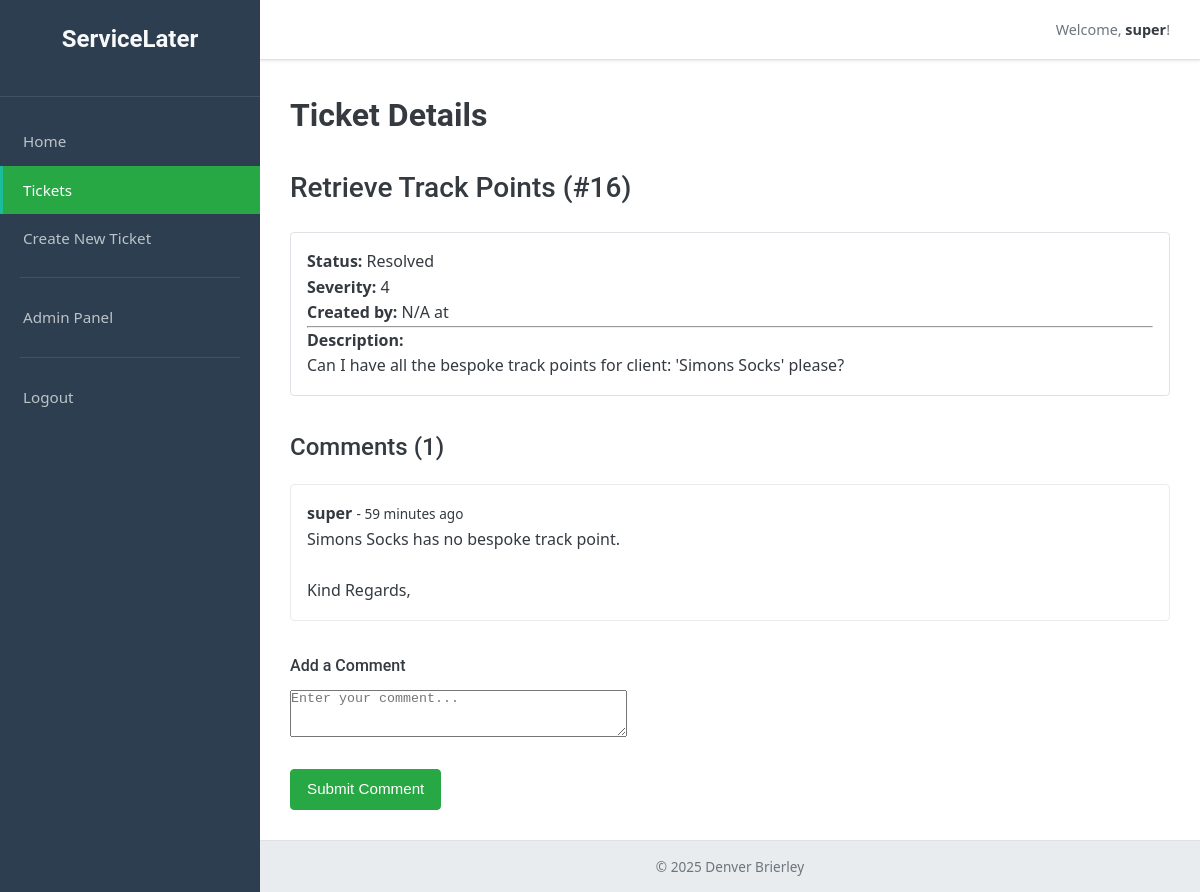
Page /tickets/16/ (signed in) on the committed database.
### tickets/models.py (models this page shows, shortened)
class Tickets(models.Model):
    ticket_id = models.AutoField(primary_key=True)
    title = models.CharField(max_length=100)
    description = models.TextField()
    severity = models.IntegerField()
    status = models.CharField(max_length=50)

class Comment(models.Model):
    comment_id = models.AutoField(primary_key=True)
    ticket = models.ForeignKey(Tickets, on_delete=models.CASCADE, related_name='comments')
    user = models.ForeignKey(User, on_delete=models.SET_NULL, null=True, related_name='comments')
    text = models.TextField()
    created_at = models.DateTimeField(default=timezone.now)
    class Meta:
        ordering = ['created_at']

### tickets/views.py (the view)
# urls.py: path('tickets/<int:ticket_id>/', views.ticket_detail_view, name='ticket_detail'),
@login_required
def ticket_detail_view(request, ticket_id):
    ticket = get_object_or_404(Tickets, ticket_id=ticket_id)
    comments = ticket.comments.all()
    if request.method == 'POST':
        comment_form = CommentForm(request.POST)
        if comment_form.is_valid():
            new_comment = comment_form.save(commit=False)
            new_comment.ticket = ticket
            new_comment.user = request.user
            new_comment.save()
            messages.success(request, 'Your comment has been added successfully.')
            return redirect('ticket_detail', ticket_id=ticket.ticket_id)
        else:
            logger.warning(f"Invalid comment form by '{request.user.username}' on ticket id={ticket_id}.")
            messages.error(request, 'There was an error submitting your comment.')
    else:
        comment_form = CommentForm()
    context = {
        'ticket': ticket,
        'comments': comments,
        'comment_form': comment_form,
    }
    return render(request, 'tickets/ticket_detail.html', context)

### tickets/forms.py
class CommentForm(forms.ModelForm):
    text = forms.CharField(
        widget=forms.Textarea(attrs={'rows': 3, 'placeholder': 'Enter your comment...'}),
        label=""
    )
    class Meta:
        model = Comment
        fields = ['text']

### tickets/templates/tickets/ticket_detail.html (shortened to what this page needs)
{% extends "tickets/base.html" %}
{% block page_title %}Ticket Details{% endblock %}
{% block content %}
    <h2>{{ ticket.title }} <span class="text-muted">(#{{ ticket.ticket_id }})</span></h2>
    <div style="margin-bottom: 2rem; padding: 1rem; border: 1px solid var(--color-border); border-radius: var(--border-radius);">
        <p><strong>Status:</strong> {{ ticket.status }}</p>
        <p><strong>Severity:</strong> {{ ticket.severity }}</p>
        <p><strong>Created by:</strong> {{ ticket.created_by.username|default:"N/A" }} at {{ ticket.created_at|date:"d M Y, H:i" }}</p>
        <hr>
        <p><strong>Description:</strong></p>
        <p>{{ ticket.description|linebreaks }}</p>
    </div>
    <h3>Comments ({{ comments.count }})</h3>
    <div class="comments-section" style="margin-bottom: 2rem;">
        {% for comment in comments %}
            <div class="comment-item" style="border: 1px solid #e9ecef; border-radius: var(--border-radius); padding: 1rem; margin-bottom: 1rem;">
                <p>
                    <strong>{{ comment.user.username|default:"Anonymous" }}</strong>
                    <span class="text-muted" style="font-size: 0.85em;"> - {{ comment.created_at|timesince }} ago</span>
                </p>
                <div class="comment-text">
                    {{ comment.text|linebreaksbr }}
                </div>
            </div>
        {% empty %}
            <p>No comments on this ticket yet.</p>
        {% endfor %}
    </div>
    <div class="add-comment-form">
        <h4>Add a Comment</h4>
        <form method="post">
            <div class="form-group">
                {{ comment_form.text }}
            </div>
            <button type="submit" class="btn btn-primary">Submit Comment</button>
        </form>
    </div>
{% endblock %}

### tickets/templates/tickets/base.html (shortened to what this page needs)
{% load static %} <!DOCTYPE html>
<html lang="en">
<head>
    <link rel="stylesheet" href="{% static 'tickets/css/styles.css' %}">
</head>
<body>
    <div class="app-wrapper">
        <aside class="app-sidebar" id="appSidebar">
            <div class="sidebar-header">
                <h1 class="sidebar-logo"><a href="{% url 'home' %}">ServiceLater</a></h1> </div>
            <nav class="sidebar-nav">
                <ul>
                    <li><a href="{% url 'home' %}" {% if request.resolver_match.url_name == 'home' %}class="active"{% endif %}>Home</a></li> {% if user.is_authenticated %}
                        <li><a href="{% url 'ticket_list' %}" {% if request.resolver_match.url_name == 'ticket_list' or request.resolver_match.url_name == 'ticket_detail' %}class="active"{% endif %}>Tickets</a></li> <li><a href="{% url 'ticket_create' %}" {% if request.resolver_match.url_name == 'ticket_create' %}class="active"{% endif %}>Create New Ticket</a></li>
                        {% if user.is_staff %}
                        <li class="nav-separator"></li>
                        <li><a href="/admin/" target="_blank">Admin Panel</a></li>
                        {% endif %}
                        <li class="nav-separator"></li>
                        <li><a href="{% url 'logout' %}">Logout</a></li>
                    {% else %}
                        <li><a href="{% url 'login' %}" {% if request.resolver_match.url_name == 'login' %}class="active"{% endif %}>Login</a></li>
                        <li><a href="{% url 'register' %}" {% if request.resolver_match.url_name == 'register' %}class="active"{% endif %}>Register</a></li>
                    {% endif %}
                </ul>
            </nav>
        </aside>
        <div class="app-main-content">
            <header class="app-header">
                <div class="header-user-info">
                    {% if user.is_authenticated %}
                        <span>Welcome, <strong>{{ user.username }}</strong>!</span>
                    {% else %}
                        <span>Welcome, Guest!</span>
                    {% endif %}
                </div>
            </header>
            <main class="page-content">
                <h1 class="page-title">{% block page_title %}{% endblock %}</h1>
                {% block content %}
                {% endblock %}
            </main>
            <footer class="app-footer">
                <p>&copy; {% now "Y" %} Denver Brierley</p> </footer>
        </div>
    </div>
</body>
</html>

### tickets/static/tickets/css/styles.css (style rules this page uses)
:root { --font-primary: 'Segoe UI', Tahoma, Geneva, Verdana, sans-serif; --font-secondary: 'Roboto', sans-serif; --color-bg-main: #f4f6f8; --color-bg-sidebar: #2c3e50; --color-bg-header: #ffffff; --color-bg-content: #ffffff; --color-bg-footer: #e9ecef; --color-text-light: #f8f9fa; --color-text-dark: #343a40; --color-text-muted: #6c757d; --color-text-sidebar: #bdc3c7; --color-text-sidebar-active: #ffffff; --color-text-sidebar-hover: #ffffff; --color-primary-accent: #28a745; --color-primary-accent-dark: #218838; --color-secondary-accent: #1abc9c; --color-border: #dee2e6; --color-shadow: rgba(0, 0, 0, 0.1); --sidebar-width: 260px; --header-height: 60px; --border-radius: 4px; }
* { box-sizing: border-box; margin: 0; padding: 0; }
html, body { height: 100%; font-family: var(--font-primary); background-color: var(--color-bg-main); color: var(--color-text-dark); font-size: 16px; line-height: 1.6; }
a { color: var(--color-primary-accent); text-decoration: none; transition: color 0.2s ease; }
h1, h2, h3, h4, h5, h6 { font-family: var(--font-secondary); color: var(--color-text-dark); margin-bottom: 0.75em; font-weight: 500; }
h1 { font-size: 2rem; }
h2 { font-size: 1.75rem; }
h3 { font-size: 1.5rem; }
.app-wrapper { display: flex; min-height: 100vh; }
.app-sidebar { width: var(--sidebar-width); background-color: var(--color-bg-sidebar); color: var(--color-text-light); padding: 20px 0; position: fixed; top: 0; left: 0; bottom: 0; overflow-y: auto; transition: width 0.3s ease; z-index: 1000; }
.sidebar-header { padding: 0 20px 20px 20px; margin-bottom: 20px; border-bottom: 1px solid rgba(255,255,255,0.1); }
.sidebar-logo { font-size: 1.5rem; font-weight: bold; color: var(--color-text-light); text-align: center; }
.sidebar-logo a { color: inherit; }
.sidebar-nav ul { list-style: none; }
.sidebar-nav li a { display: block; padding: 12px 20px; color: var(--color-text-sidebar); font-size: 0.95rem; transition: background-color 0.2s ease, color 0.2s ease; border-left: 3px solid transparent; }
.sidebar-nav li a.active { background-color: var(--color-primary-accent); color: var(--color-text-sidebar-active); font-weight: 500; border-left-color: var(--color-secondary-accent); }
.sidebar-nav li.nav-separator { height: 1px; background-color: rgba(255,255,255,0.1); margin: 15px 20px; }
.app-main-content { margin-left: var(--sidebar-width); flex-grow: 1; display: flex; flex-direction: column; transition: margin-left 0.3s ease; }
.app-header { height: var(--header-height); background-color: var(--color-bg-header); display: flex; justify-content: flex-end; align-items: center; padding: 0 30px; border-bottom: 1px solid var(--color-border); box-shadow: 0 1px 3px var(--color-shadow); position: sticky; top: 0; z-index: 900; }
.header-user-info { font-size: 0.9rem; color: var(--color-text-muted); }
.header-user-info strong { color: var(--color-text-dark); }
.page-content { padding: 30px; flex-grow: 1; background-color: var(--color-bg-content); }
.page-title { margin-bottom: 25px; color: var(--color-text-dark); font-weight: 600; }
.app-footer { padding: 15px 30px; text-align: center; font-size: 0.85rem; color: var(--color-text-muted); background-color: var(--color-bg-footer); border-top: 1px solid var(--color-border); }
.form-group { margin-bottom: 1.5rem; }
.btn { display: inline-block; font-weight: 500; color: var(--color-text-dark); text-align: center; vertical-align: middle; cursor: pointer; user-select: none; background-color: transparent; border: 1px solid transparent; padding: .5rem 1rem; font-size: .95rem; line-height: 1.5; border-radius: var(--border-radius); transition: all .15s ease-in-out; }
.btn-primary { color: #fff; background-color: var(--color-primary-accent); border-color: var(--color-primary-accent); }

### rows in the picture
Tickets: title "Retrieve Track Points", ticket_id "16", status "Resolved", severity "4", description "Can I have all the bespoke track points for client: 'Simons Socks' please?", count "1"
Comment: user.username "super", created_at "59 minutes", text "Simons Socks has no bespoke track point. Kind Regards,"

### other values in the picture
{{ user.username }} "super"
{{ ticket.created_by.username|default:"N/A" }} "N/A"
